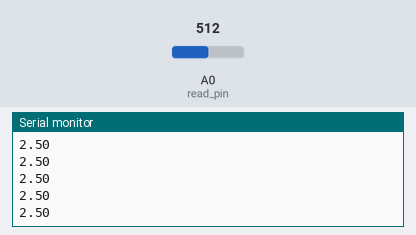
A sketch run on a simulated Arduino Uno, built with avr-gcc and run on an emulated ATmega328P. Shown: the last lines printed to the serial monitor. Inputs (shaded band) come from the test bench; at power-on: A0 (read_pin) = 512.

Above: at 1.2 s.
1.3 s: A0 (read_pin) set to 716
At 1.31 s:
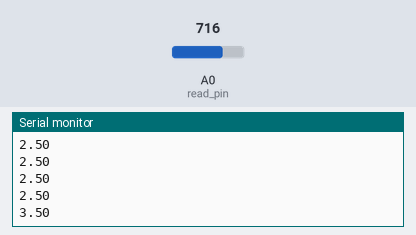
2.8 s: A0 (read_pin) set to 900
At 2.82 s:
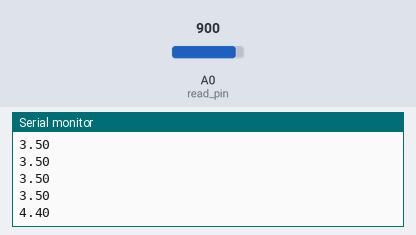
Timing chart, 0 to 5.8 s (numbered marks = the images above; inputs shaded):
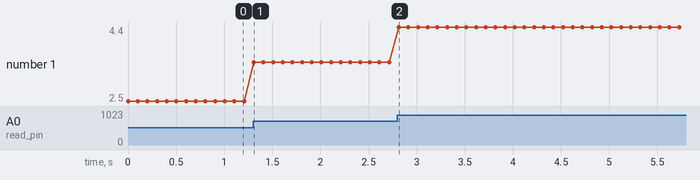

The sketch:

voltmeter.ino
```cpp
float volt_value=0,read_pin=A0,read_pin_value=0;
int wait=100;
void setup() {
  // put your setup code here, to run once:
  pinMode(read_pin,INPUT);
  Serial.begin(9600);

}

void loop() {
  // put your main code here, to run repeatedly:
  read_pin_value=analogRead(read_pin);
  volt_value=(5./1023.)*(read_pin_value);
  Serial.println(volt_value);
  delay(wait);

}
```

Measured:
- after the input at 1.3 s, the serial monitor: prints a new line at once (image 1)
- after the input at 2.8 s, the serial monitor: prints a new line at once (image 2)
- plotted number 1: 2.5 → 3.5 after the input at 1.3 s, 3.5 → 4.4 after the input at 2.8 s
